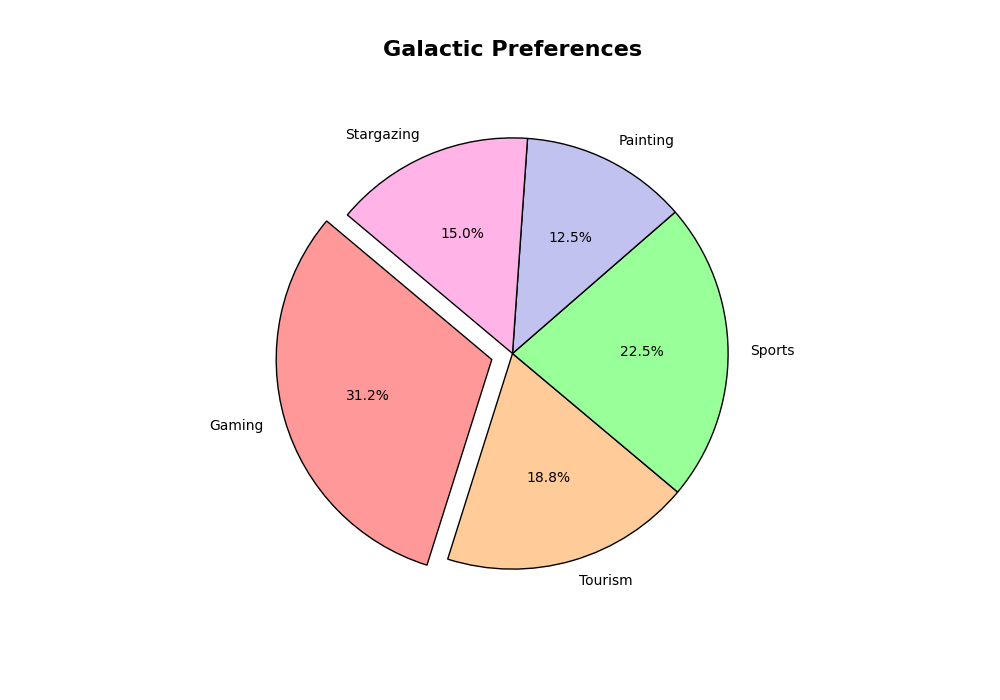

Reproduce this figure in Python.
import matplotlib.pyplot as plt

activities = [
    "Gaming", 
    "Tourism", 
    "Sports", 
    "Painting", 
    "Stargazing"
]
popularity_percentages = [25, 15, 18, 10, 12]

colors = ['#ff9999', '#ffcc99', '#99ff99', '#c2c2f0', '#ffb3e6']

fig, ax1 = plt.subplots(figsize=(10, 7))

explode = [0.1, 0, 0, 0, 0]

ax1.pie(popularity_percentages, labels=activities, autopct='%1.1f%%', startangle=140, colors=colors,
        explode=explode, wedgeprops=dict(edgecolor='black'))

ax1.set_title("Galactic Preferences", fontsize=16, fontweight='bold', pad=20)

plt.show()
